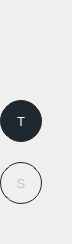
        <widget class="QFrame" name="frm_bttns_top_side_swtch_wrppr">
         <property name="minimumSize">
          <size>
           <width>72</width>
           <height>0</height>
          </size>
         </property>
         <property name="maximumSize">
          <size>
           <width>72</width>
           <height>16777215</height>
          </size>
         </property>
         <property name="frameShape">
          <enum>QFrame::NoFrame</enum>
         </property>
         <property name="frameShadow">
          <enum>QFrame::Plain</enum>
         </property>
         <property name="lineWidth">
          <number>0</number>
         </property>
         <layout class="QVBoxLayout" name="verticalLayout_2">
          <property name="spacing">
           <number>0</number>
          </property>
          <property name="leftMargin">
           <number>0</number>
          </property>
          <property name="topMargin">
           <number>0</number>
          </property>
          <property name="rightMargin">
           <number>30</number>
          </property>
          <property name="bottomMargin">
           <number>0</number>
          </property>
          <item>
           <widget class="QFrame" name="frm_bttns_top_side_swtch">
            <property name="maximumSize">
             <size>
              <width>16777215</width>
              <height>16777215</height>
             </size>
            </property>
            <property name="frameShape">
             <enum>QFrame::NoFrame</enum>
            </property>
            <property name="frameShadow">
             <enum>QFrame::Plain</enum>
            </property>
            <property name="lineWidth">
             <number>0</number>
            </property>
            <layout class="QVBoxLayout" name="verticalLayout_3">
             <property name="spacing">
              <number>20</number>
             </property>
             <property name="leftMargin">
              <number>0</number>
             </property>
             <property name="topMargin">
              <number>0</number>
             </property>
             <property name="rightMargin">
              <number>0</number>
             </property>
             <property name="bottomMargin">
              <number>0</number>
             </property>
             <item>
              <spacer name="verticalSpacer_22">
               <property name="orientation">
                <enum>Qt::Vertical</enum>
               </property>
               <property name="sizeType">
                <enum>QSizePolicy::Fixed</enum>
               </property>
               <property name="sizeHint" stdset="0">
                <size>
                 <width>20</width>
                 <height>60</height>
                </size>
               </property>
              </spacer>
             </item>
             <item>
              <spacer name="verticalSpacer_11">
               <property name="orientation">
                <enum>Qt::Vertical</enum>
               </property>
               <property name="sizeHint" stdset="0">
                <size>
                 <width>20</width>
                 <height>40</height>
                </size>
               </property>
              </spacer>
             </item>
             <item>
              <widget class="QPushButton" name="pshBttn_bttns_top">
               <property name="enabled">
                <bool>true</bool>
               </property>
               <property name="minimumSize">
                <size>
                 <width>0</width>
                 <height>42</height>
                </size>
               </property>
               <property name="font">
                <font>
                 <family>Tahoma</family>
                 <pointsize>10</pointsize>
                 <stylestrategy>PreferAntialias</stylestrategy>
                 <kerning>true</kerning>
                </font>
               </property>
               <property name="focusPolicy">
                <enum>Qt::NoFocus</enum>
               </property>
               <property name="styleSheet">
                <string notr="true">QPushButton {
	background-color: transparent;
	color: silver;
	padding: 5px 5px;
	border-color: #20282f;
	border-style: solid;
	border-width: 1px;
	border-radius: 21px;
}
QPushButton:checked {
	background-color: #20282f;
	color: white;
}
QPushButton:pressed {
	background-color: #20282f;
	color: white;
}
QPushButton:disabled {
	color: #454950;
	border-color: #2b3139;
}
QPushButton:focus {
   outline: none;
}</string>
               </property>
               <property name="text">
                <string>T</string>
               </property>
               <property name="checkable">
                <bool>true</bool>
               </property>
               <property name="checked">
                <bool>true</bool>
               </property>
               <property name="autoExclusive">
                <bool>true</bool>
               </property>
              </widget>
             </item>
             <item>
              <widget class="QPushButton" name="pshBttn_bttns_side">
               <property name="enabled">
                <bool>true</bool>
               </property>
               <property name="minimumSize">
                <size>
                 <width>0</width>
                 <height>42</height>
                </size>
               </property>
               <property name="font">
                <font>
                 <family>Tahoma</family>
                 <pointsize>10</pointsize>
                 <stylestrategy>PreferAntialias</stylestrategy>
                 <kerning>true</kerning>
                </font>
               </property>
               <property name="focusPolicy">
                <enum>Qt::NoFocus</enum>
               </property>
               <property name="styleSheet">
                <string notr="true">QPushButton {
	background-color: transparent;
	color: silver;
	padding: 5px 5px;
	border-color: #20282f;
	border-style: solid;
	border-width: 1px;
	border-radius: 21px;
}
QPushButton:checked {
	background-color: #20282f;
	color: white;
}
QPushButton:pressed {
	background-color: #20282f;
	color: white;
}
QPushButton:disabled {
	color: #454950;
	border-color: #2b3139;
}
QPushButton:focus {
   outline: none;
}</string>
               </property>
               <property name="text">
                <string>S</string>
               </property>
               <property name="checkable">
                <bool>true</bool>
               </property>
               <property name="autoExclusive">
                <bool>true</bool>
               </property>
              </widget>
             </item>
             <item>
              <spacer name="verticalSpacer_12">
               <property name="orientation">
                <enum>Qt::Vertical</enum>
               </property>
               <property name="sizeHint" stdset="0">
                <size>
                 <width>20</width>
                 <height>40</height>
                </size>
               </property>
              </spacer>
             </item>
            </layout>
           </widget>
          </item>
         </layout>
        </widget>
